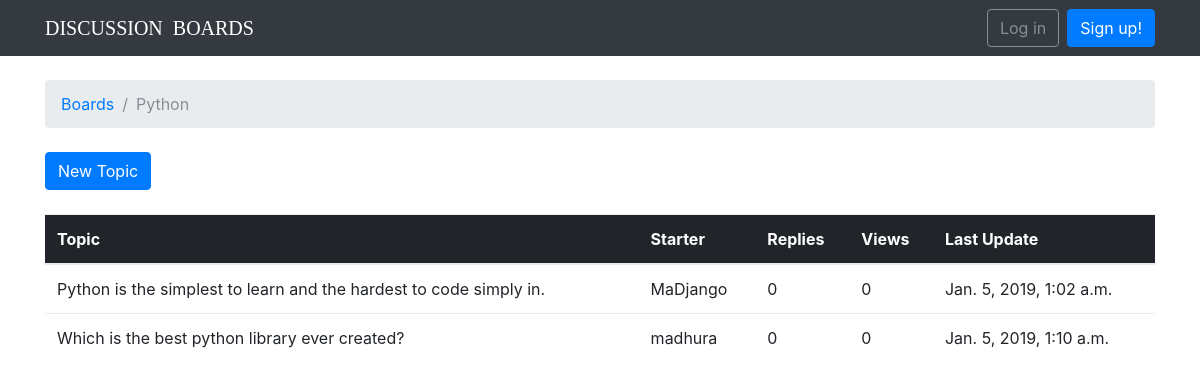
The page /boards/2/ on the database its author committed.
### boards/models.py (models this page shows, shortened)
class Board(models.Model):
	name = models.CharField(max_length=30, unique=True)
	description = models.CharField(max_length=150)

class Topic(models.Model):
	subject = models.CharField(max_length=200)
	last_updated = models.DateTimeField(auto_now_add=True)
	board = models.ForeignKey(Board, related_name='topics', on_delete=models.CASCADE)
	starter = models.ForeignKey(User, related_name='topics', on_delete=models.PROTECT)

### boards/views.py (the view)
# urls.py: url(r'^boards/(?P<pk>\d+)/$', boards_views.board_topics, name='board_topics'),
def board_topics(request, pk):
	board = get_object_or_404(Board, pk=pk)
	return render(request, 'topics.html', {'board': board})

### templates/topics.html (shortened to what this page needs)
{% extends 'base.html' %}
{% block breadcrumb %}
<li class="breadcrumb-item"><a href="{% url 'home' %}">Boards</a></li>
<li class="breadcrumb-item active">{{ board.name }}</li>
{% endblock %}
{% block content %}
        <div class="mb-4">
        	<a href="{% url 'new_topic' board.pk %}" class="btn btn-primary">New Topic</a>
        </div>
		<table class="table">
			<thead class="thead-inverse">
			<tr>
				<th>Topic</th>
				<th>Starter</th>
				<th>Replies</th>
				<th>Views</th>
				<th>Last Update</th>
			</tr>
		    </thead>
		    <tbody>
		    	{% for topic in board.topics.all %}
		    	  <tr>
		    	  	<td> {{ topic.subject }} </td>
		    	  	<td> {{ topic.starter.username }} </td>
		    	  	<td class="align-middle">0</td>
		    	  	<td class="align-middle">0</td>
		    	  	<td> {{ topic.last_updated }} </td>
		    	  </tr>
		    	{% endfor %}
		    </tbody>
		</table>
{% endblock %}

### rows shown on the page
Board: name "Python"
Topic: subject "Python is the simplest to learn and the hardest to code simply in.", starter.username "MaDjango", last_updated "Jan. 5, 2019, 1:02 a.m."
Topic: subject "Which is the best python library ever created?", starter.username "madhura", last_updated "Jan. 5, 2019, 1:10 a.m."
